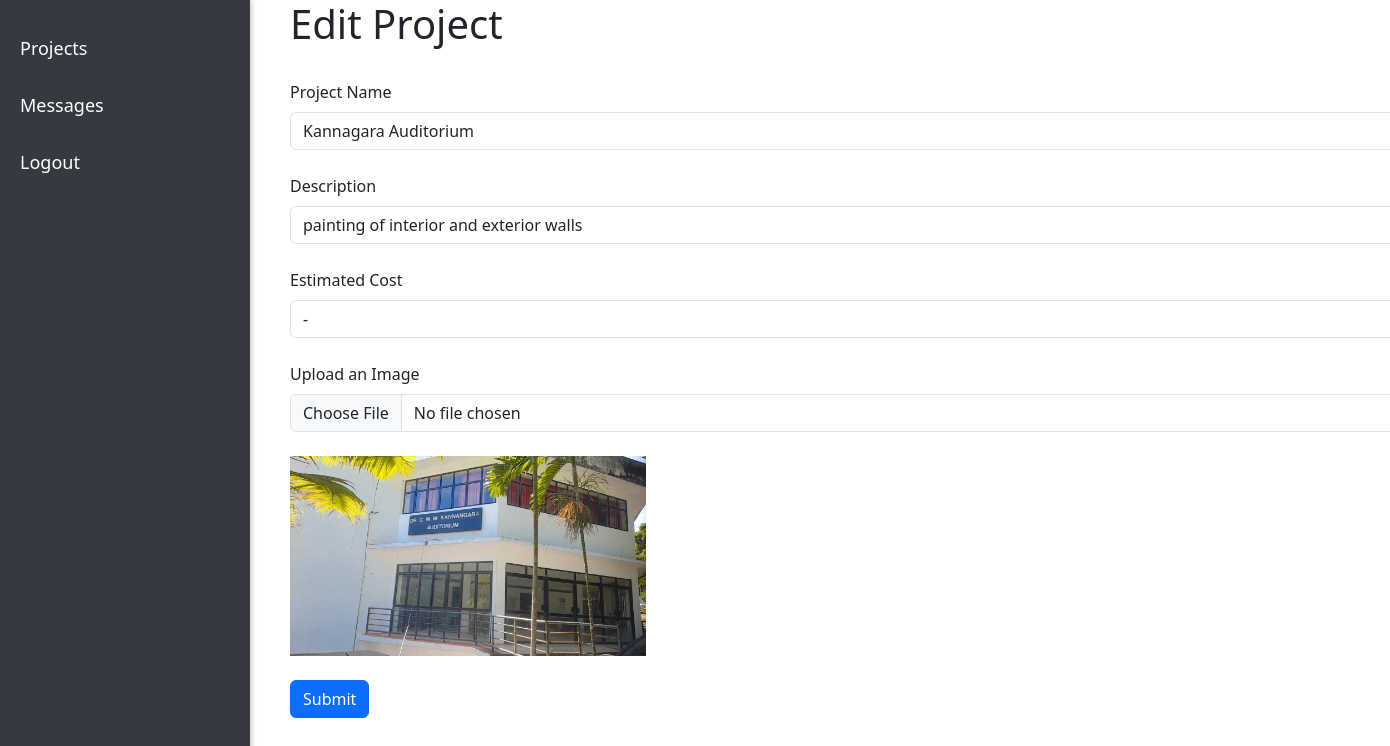
The page /pages/edit-project.php?id=1 on the database its author committed.
### tables this page shows
CREATE TABLE `projects` (
  `id` int NOT NULL,
  `name` text NOT NULL,
  `description` text NOT NULL,
  `cost` text NOT NULL,
  `img` text NOT NULL
);

### pages/edit-project.php (the view, shortened to what this page needs)
<!DOCTYPE html>
<html lang="en">
<head>
    <link href="https://cdn.jsdelivr.net/npm/bootstrap@5.3.3/dist/css/bootstrap.min.css" rel="stylesheet">
</head>
<body>
  <?php include('../components/verticalNavbar.php'); ?>
  <div class="container " style="margin-left: 20vw">
    <h1>Edit Project</h1><br>
    <form class="form" action="../data/edit-project.php" method="POST" enctype="multipart/form-data">
    <?php
    $id = $_GET['id'];
    include('../data/conn.php');
    $sql = "SELECT * FROM projects WHERE id = '$id'";
    $result = mysqli_query($conn, $sql);
    $row = mysqli_fetch_assoc($result)
    ?>
    <label class="form-label">Project Name</label>
    <input class="form-control" type="text" name="name" value="<?php echo $row['name']; ?>" required><br>
    <label class="form-label">Description</label>
    <input class="form-control" type="text" name="description" value="<?php echo $row['description']; ?>" required><br>
    <label class="form-label">Estimated Cost</label>
    <input class="form-control" type="text" name="cost" value="<?php echo $row['cost']; ?>" required><br>
    <label class="form-label">Upload an Image</label>
    <input class="form-control" type="file" name="image"><br>
    <img src="../img/<?php echo $row['img']; ?>" width="auto" height="200px" value="<?php echo $row['img']; ?>"><br><br>
    <button type="submit" class="btn btn-primary">Submit</button>
    </form>
  </div>
</body>
</html>

### rows shown on the page
projects: name "Kannagara Auditorium", description "painting of interior and exterior walls", cost "-", img (picture)
